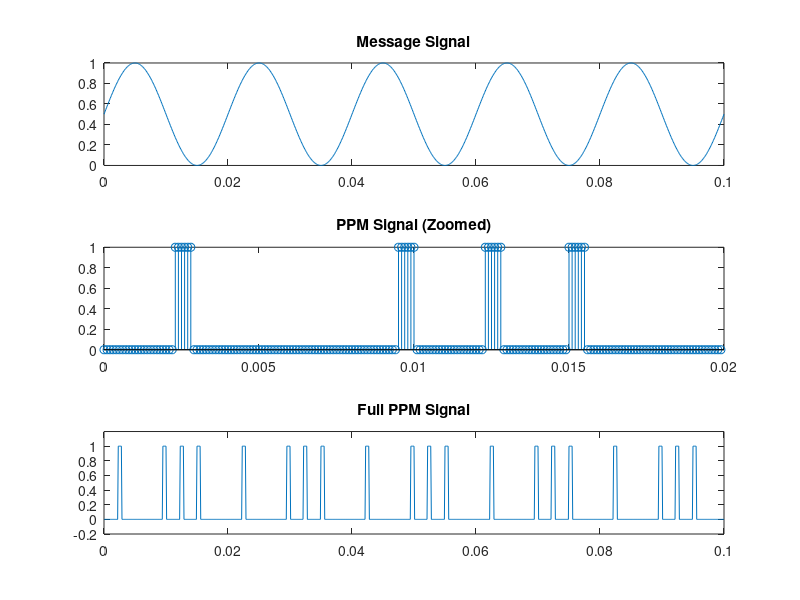

Recreate this plot in MATLAB.
clc;
clear;
close all;

% Parameters
fs = 10000;              % Sampling frequency
t = 0:1/fs:0.1;          % Time vector

fm = 50;                 % Message frequency
fp = 200;                % Pulse repetition frequency

T = 1/fp;                % Pulse period
pulse_width = 0.0005;    % Fixed pulse width

% Message signal (normalized 0 to 1)
msg = 0.5 + 0.5*sin(2*pi*fm*t);

% Initialize PPM signal
ppm = zeros(size(t));

% Generate PPM
for k = 1:floor(length(t)/(T*fs))
    
    % Start index of each frame
    start_idx = round((k-1)*T*fs) + 1;
    
    % Shift based on message amplitude
    shift = round(msg(start_idx) * (T - pulse_width) * fs);
    
    % Pulse position
    pulse_start = start_idx + shift;
    pulse_end = pulse_start + round(pulse_width*fs);
    
    if pulse_end <= length(t)
        ppm(pulse_start:pulse_end) = 1;
    end
end

% Plotting
figure;

subplot(3,1,1);
plot(t, msg);
title('Message Signal');

subplot(3,1,2);
stem(t(1:200), ppm(1:200)); % zoomed view
title('PPM Signal (Zoomed)');

subplot(3,1,3);
plot(t, ppm);
title('Full PPM Signal');
ylim([-0.2 1.2]);
